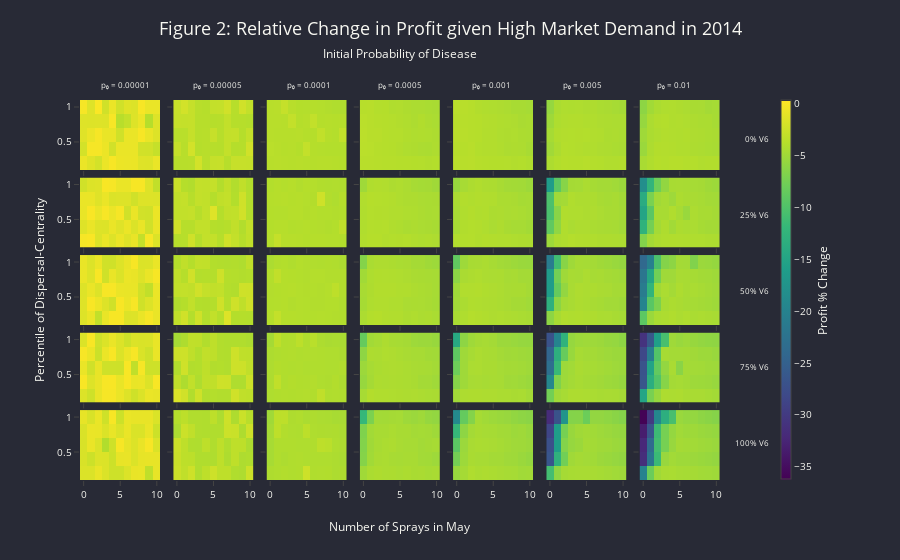

Notebook source saved alongside this figure:
### Code cell
# PLOT

import pandas as pd
import numpy as np
import plotly.graph_objects as go
from plotly.subplots import make_subplots

# Define parameters
year = 2014
market_demand = 'high'

# Read and filter the data
file_name = '../data/processed/simulations/simulations_jan31.parquet'
df_profit_all = pd.read_parquet(file_name)
df_profit_all = df_profit_all[
    (df_profit_all['Year'] == year) & 
    (df_profit_all['Market Demand'] == market_demand)
]

# Convert 'Quantile' to string type for consistent labeling
df_profit_all['Quantile'] = df_profit_all['Quantile'].astype(str)

# Get sorted unique V6 Percent and Initial Probability values
unique_v6_percent = sorted(df_profit_all['V6 Percent'].unique())
unique_init_prob = sorted(df_profit_all['Initial Probability'].unique())

# **Format initial probabilities without trailing zeros**
def format_prob(prob, decimal_places=5):
    formatted = f"{prob:.{decimal_places}f}".rstrip('0').rstrip('.')
    return formatted if formatted else '0'

unique_init_prob_labels = [format_prob(prob) for prob in unique_init_prob]

# Define the grid size
n_rows = len(unique_v6_percent)
n_cols = len(unique_init_prob)

# Create subplot titles as empty strings
subplot_titles = [''] * (n_rows * n_cols)

# Create the figure with subplots
fig = make_subplots(
    rows=n_rows, cols=n_cols,
    subplot_titles=subplot_titles,
    horizontal_spacing=0.02,
    vertical_spacing=0.02,
    shared_xaxes=True,
    shared_yaxes=True,
    specs=[[{'type': 'heatmap'} for _ in range(n_cols)] for _ in range(n_rows)]
)

# Determine global color scale limits
v_min = df_profit_all['Mean Profit Percent Change'].min()
v_max = df_profit_all['Mean Profit Percent Change'].max()

# Add heatmaps to subplots
for _, row_data in df_profit_all[['V6 Percent', 'Initial Probability']].drop_duplicates().iterrows():
    v6_value = row_data['V6 Percent']
    init_prob_value = row_data['Initial Probability']

    # Filter the dataframe for the current combination
    df_filtered = df_profit_all[
        (df_profit_all['V6 Percent'] == v6_value) &
        (df_profit_all['Initial Probability'] == init_prob_value)
    ]

    # Pivot the data for heatmap
    pivot_profit = df_filtered.pivot_table(
        values='Mean Profit Percent Change',
        index='Quantile',
        columns='Sprays in May',
        aggfunc="mean"
    ).sort_index(axis=1)

    # Get x and y axes labels
    x_labels = pivot_profit.columns.tolist()
    y_labels = pivot_profit.index.tolist()

    # Determine subplot position
    v6_index = unique_v6_percent.index(v6_value)
    init_prob_index = unique_init_prob.index(init_prob_value)
    row = v6_index + 1
    col = init_prob_index + 1

    # Add heatmap to the subplot
    fig.add_trace(
        go.Heatmap(
            z=pivot_profit.values,
            x=x_labels,
            y=y_labels,
            colorscale='Viridis',
            zmin=v_min,
            zmax=v_max,
            coloraxis='coloraxis',
            showscale=False,
            xgap=0,
            ygap=0,
            hoverongaps=False
        ),
        row=row,
        col=col
    )

# Define Dracula color palette
dracula_bg = '#282a36'
dracula_font = '#f8f8f2'

# Update layout
fig.update_layout(
    template=None,
    plot_bgcolor=dracula_bg,
    paper_bgcolor=dracula_bg,
    font=dict(
        color=dracula_font,
        size=10
    ),
    title=dict(
        text=f'Figure 2: Relative Change in Profit given {market_demand.capitalize()} Market Demand in {year}',
        font=dict(
            color=dracula_font,
            size=18
        ),
        x=0.5,
        y=0.96,
        xanchor='center',
        yanchor='top'
    ),
    margin=dict(l=80, r=180, t=100, b=80),  # Increased top margin to accommodate new label
    coloraxis=dict(
        colorscale='Viridis',
        cmin=v_min,
        cmax=v_max,
        colorbar=dict(
            title='Profit % Change',
            titleside='right',
            tickfont=dict(size=10),
            len=1.05,
            y=0.5,
            x=1.08,
            thickness=10
        )
    )
)

# Add "Initial Probability of Disease" label at the top center
fig.add_annotation(
    dict(
        text="Initial Probability of Disease",
        x=0.5,
        y=1.15,  # Positioned slightly above the p₀ labels
        xref="paper",
        yref="paper",
        showarrow=False,
        font=dict(
            size=12,  # Adjust font size as needed
            color=dracula_font
        ),
        align='center',
        xanchor='center'
    )
)

# Add initial probability labels with decimal notation without trailing zeros
for idx, init_prob_label in enumerate(unique_init_prob_labels):
    x_pos = (idx + 1 - 0.5) / n_cols  # Centered above each column
    fig.add_annotation(
        dict(
            text=f"p₀ = {init_prob_label}",
            x=x_pos,
            y=1.06,  # Positioned below the new "Initial Probability of Disease" label
            xref="paper",
            yref="paper",
            showarrow=False,
            font=dict(
                size=8,  # Adjust font size as needed
                color=dracula_font
            ),
            align='center',
            xanchor='center'
        )
    )

# Add row labels (% V6) at the right of each row
for idx, v6_value in enumerate(unique_v6_percent):
    y_pos = 1 - ((idx + 1 - 0.5) / n_rows)
    fig.add_annotation(
        dict(
            text=f"{int(v6_value * 100)}% V6",
            x=1.08,
            y=y_pos,
            xref="paper",
            yref="paper",
            showarrow=False,
            font=dict(
                size=8,
                color=dracula_font
            ),
            align='center',
            yanchor='middle'
        )
    )

# Add shared x-axis title
fig.add_annotation(
    dict(
        text="Number of Sprays in May",
        x=0.5,
        y=-0.15,
        xref="paper",
        yref="paper",
        showarrow=False,
        font=dict(
            size=12,
            color=dracula_font
        ),
        align='center'
    )
)

# Add shared y-axis title
fig.add_annotation(
    dict(
        text="Percentile of Dispersal-Centrality",
        x=-0.08,
        y=0.5,
        textangle=-90,
        xref="paper",
        yref="paper",
        showarrow=False,
        font=dict(
            size=12,
            color=dracula_font
        ),
        align='center'
    )
)

# Update hover template
fig.update_traces(
    hovertemplate=
    'Sprays in May: %{x}<br>' +
    'Percentile: %{y}<br>' +
    'Profit % Change: %{z:.2f}%<extra></extra>'
)

# Show the figure
fig.show()
